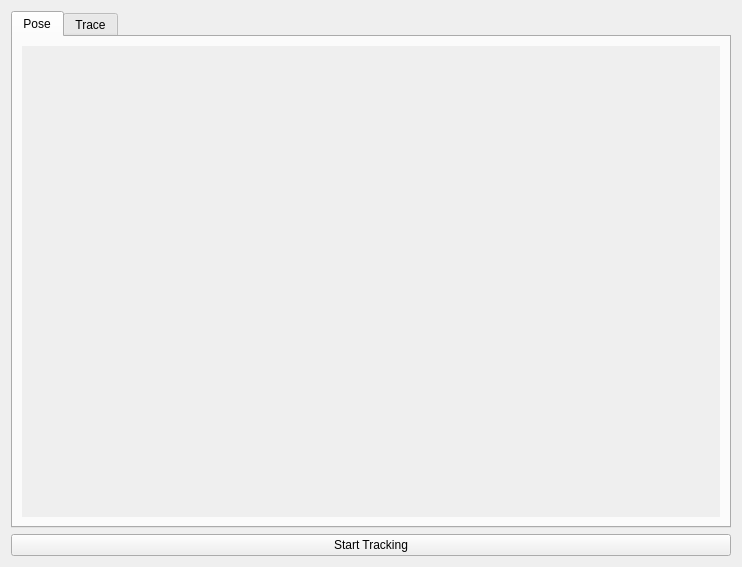
<?xml version="1.0" encoding="UTF-8"?>
<ui version="4.0">
 <class>SLTrackerDialog</class>
 <widget class="QWidget" name="SLTrackerDialog">
  <property name="geometry">
   <rect>
    <x>0</x>
    <y>0</y>
    <width>742</width>
    <height>567</height>
   </rect>
  </property>
  <property name="windowTitle">
   <string>Tracker</string>
  </property>
  <layout class="QGridLayout" name="gridLayout">
   <item row="1" column="0">
    <widget class="QTabWidget" name="tabWidget">
     <property name="currentIndex">
      <number>0</number>
     </property>
     <widget class="QWidget" name="poseTab">
      <attribute name="title">
       <string>Pose</string>
      </attribute>
      <layout class="QGridLayout" name="gridLayout_2">
       <item row="0" column="0">
        <widget class="SLPoseWidget" name="poseWidget" native="true">
         <property name="sizePolicy">
          <sizepolicy hsizetype="Expanding" vsizetype="Expanding">
           <horstretch>0</horstretch>
           <verstretch>0</verstretch>
          </sizepolicy>
         </property>
         <property name="autoFillBackground">
          <bool>true</bool>
         </property>
        </widget>
       </item>
      </layout>
     </widget>
     <widget class="QWidget" name="traceTab">
      <attribute name="title">
       <string>Trace</string>
      </attribute>
      <layout class="QGridLayout" name="gridLayout_3">
       <item row="0" column="0">
        <widget class="SLTraceWidget" name="translationTraceWidget">
         <property name="sizePolicy">
          <sizepolicy hsizetype="Expanding" vsizetype="Expanding">
           <horstretch>0</horstretch>
           <verstretch>0</verstretch>
          </sizepolicy>
         </property>
         <property name="text">
          <string/>
         </property>
         <property name="scaledContents">
          <bool>true</bool>
         </property>
        </widget>
       </item>
       <item row="1" column="0">
        <widget class="SLTraceWidget" name="rotationTraceWidget">
         <property name="sizePolicy">
          <sizepolicy hsizetype="Expanding" vsizetype="Expanding">
           <horstretch>0</horstretch>
           <verstretch>0</verstretch>
          </sizepolicy>
         </property>
         <property name="text">
          <string/>
         </property>
         <property name="scaledContents">
          <bool>true</bool>
         </property>
        </widget>
       </item>
      </layout>
     </widget>
    </widget>
   </item>
   <item row="2" column="0">
    <widget class="QPushButton" name="startStopPushButton">
     <property name="text">
      <string>Start Tracking</string>
     </property>
    </widget>
   </item>
  </layout>
  <action name="actionStart_Tracking">
   <property name="text">
    <string>Start Tracking</string>
   </property>
  </action>
 </widget>
 <customwidgets>
  <customwidget>
   <class>SLPoseWidget</class>
   <extends>QWidget</extends>
   <header>SLPoseWidget.h</header>
   <container>1</container>
  </customwidget>
  <customwidget>
   <class>SLTraceWidget</class>
   <extends>QLabel</extends>
   <header>SLTraceWidget.h</header>
  </customwidget>
 </customwidgets>
 <resources/>
 <connections/>
</ui>
